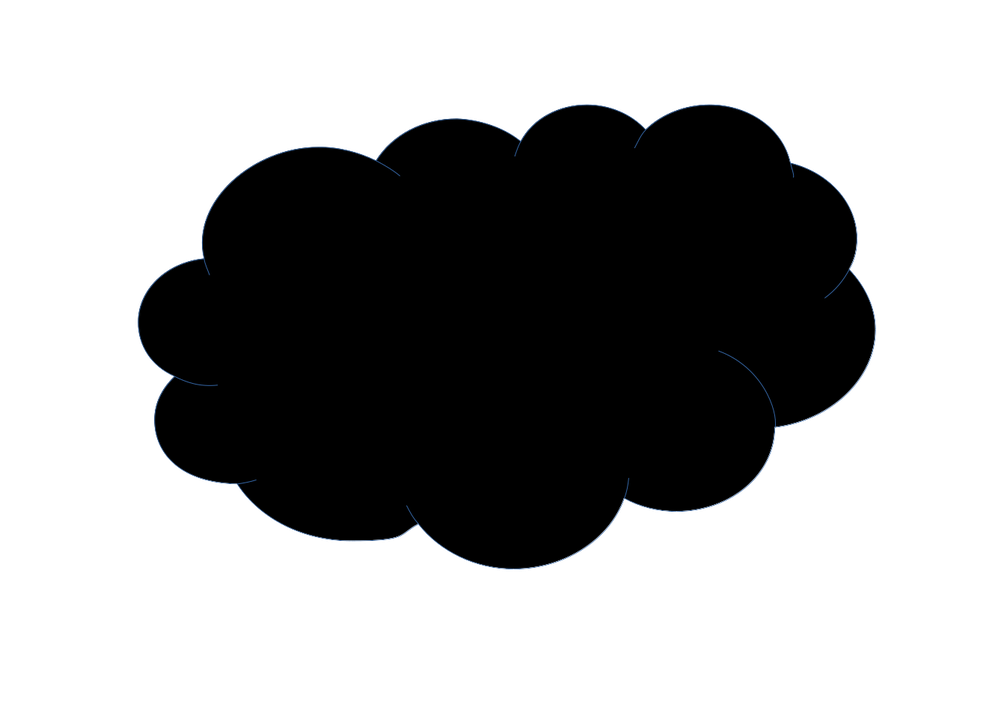
#> input picture notebooks/cloud.png, 998 x 707 px, shrunk from 1334 x 945 before the run
$ jupyter execute --allow-errors kaggle_projects.ipynb
#> lines starting #> are read from the running program, lines starting #| are printed output that depends on the picture
# *🚀 Kaggle Project Roadmap | End-to-End Data Science Workflow*

## *📌 Project Overview*

This notebook is part of my structured Kaggle learning roadmap, designed to build real-world data science competence through hands-on practice.

Instead of focusing purely on leaderboard rankings, the goal of this project is to:

- Perform structured Exploratory Data Analysis (EDA)
- Apply feature engineering techniques
- Train and evaluate machine learning models
- Analyze evaluation metrics properly
- Transform competition work into deployable applications

---

## *🎯 Objectives*

- Understand the dataset deeply
- Build a clean ML pipeline
- Compare multiple models
- Interpret results properly
- Prepare the project for GitHub & Hugging Face deployment

---

## *🛠 Workflow*

1. Data Loading
2. Exploratory Data Analysis
3. Data Cleaning & Preprocessing
4. Feature Engineering
5. Model Training
6. Model Evaluation
7. (Optional) Deployment Preparation

---

📌 This notebook is part of a growing portfolio of applied machine learning projects.

## _Load Libraries_

[cell 1]
import pandas as pd

## _Excel Columns_

[cell 2]
columns = [
    "ID",
    "Subject",
    "Difficulty Level",
    "Problem Type",
    "Overview",
    "Dataset",
    "Evaluation Metric",
    "Source Code",
    "Discussion",
    "Kaggle Notebook",
    "Hugging Face Demo",
    "GitHub Repository"
]

## _Create a Blank Excel File_

[cell 3]
df = pd.DataFrame(columns=columns)

[cell 4]
df.to_excel("kaggle_projects.xlsx", index=False)

[cell 5]
df

## _Add Competitions_

[cell 6]
new_row = {
    "ID": 1,
    "Subject": "Health | Diabetes prediction",
    "Difficulty Level": "Playground | Beginner",
    "Problem Type": "Binary Classification",
    "Overview": "Predicting the likelihood of a patient being diagnosed with diabetes.",
    "Dataset": "Tabular | 3 files | Train / Test | CSV",
    "Evaluation Metric": "ROC-AUC",
    "Source Code": "There are many notebooks",
    "Discussion": "There is an active discussion area",
    "Kaggle Notebook": '=HYPERLINK("https://www.kaggle.com/code/sevvalclalcebeciolu/diabetes-prediction-binary-classification/notebook","View Notebook")',
    "Hugging Face Demo": '=HYPERLINK("https://huggingface.co/spaces/sevvaliclal/DiabetesPredictionApp","Live Demo")',
    "GitHub Repository": '=HYPERLINK("https://github.com/sevvaliclalcebecioglu/DiabetesPrediction-BinaryClassification","Source Code")'
}

[cell 7]
new_row1 = {
    "ID": 2,
    "Subject": "Finance / Debt Forecast",
    "Difficulty Level": "Playground | Beginner",
    "Problem Type": "Binary Classification",
    "Overview": "Predict if a loan will be paid back using tabular data.",
    "Dataset": "Tabular | 3 files | Train / Test | CSV",
    "Evaluation Metric": "ROC-AUC",
    "Source Code": "There are many notebooks",
    "Discussion": "There is an active discussion area",
    "Kaggle Notebook": '=HYPERLINK("https://www.kaggle.com/code/sevvalclalcebeciolu/predicting-loan-payback-binary-classification/notebook","View Notebook")',
    "Hugging Face Demo": '=HYPERLINK("https://huggingface.co/spaces/sevvaliclal/PredictingLoanPayback","Live Demo")',
    "GitHub Repository": '=HYPERLINK("https://github.com/sevvaliclalcebecioglu/Loan-Repayment-Prediction","Source Code")'
}

[cell 8]
new_row2 = {
    "ID": 3,
    "Subject": "Personality / Behavior | Introvert vs Extrovert",
    "Difficulty Level": "Playground | Beginner",
    "Problem Type": "Binary Classification",
    "Overview": "Predict whether a person is introvert or extrovert from tabular personality/behavior data.",
    "Dataset": "Tabular | 3 files | Train / Test | CSV",
    "Evaluation Metric": "Accuracy-Score",
    "Source Code": "There are many notebooks",
    "Discussion": "There is an active discussion area",
    "Kaggle Notebook": '=HYPERLINK("https://www.kaggle.com/code/sevvalclalcebeciolu/predict-the-introverts-from-the-extroverts?scriptVersionId=297026117","View Notebook")',
    "Hugging Face Demo": '=HYPERLINK("https://huggingface.co/spaces/sevvaliclal/Predicttheintrovertsfromtheextroverts","Live Demo")',
    "GitHub Repository": '=HYPERLINK("https://github.com/sevvaliclalcebecioglu/Predict-the-Introverts-from-the-Extroverts","Source Code")'
}

[cell 9]
new_row3 = {
    "ID": 4,
    "Subject": "Weather | Rainfall Prediction",
    "Difficulty Level": "Playground | Beginner",
    "Problem Type": "Binary Classification",
    "Overview": "Predict rainfall for each day of the year.",
    "Dataset": "Tabular | 3 files | Train / Test | CSV",
    "Evaluation Metric": "Roc-Auc-Score",
    "Source Code": "There are many notebooks",
    "Discussion": "There is an active discussion area",
    "Kaggle Notebook": '=HYPERLINK("https://www.kaggle.com/code/sevvalclalcebeciolu/binary-prediction-with-a-rainfall-dataset?scriptVersionId=297023069","View Notebook")',
    "Hugging Face Demo": '=HYPERLINK("https://huggingface.co/spaces/sevvaliclal/BinaryPredictionwithaRainfallDataset","Live Demo")',
    "GitHub Repository": '=HYPERLINK("https://github.com/sevvaliclalcebecioglu/Binary-Prediction-with-a-Rainfall-Dataset","Source Code")'
}

[cell 10]
new_row4 = {
    "ID": 5,
    "Subject": "Traffic / Road Safety | Predicting Road Accident Risk",
    "Difficulty Level": "Playground | Beginner",
    "Problem Type": "Regression",
    "Overview": "Predicting accident risk scores from tabular road and environment data.",
    "Dataset": "Tabular | 3 files | Train / Test | CSV",
    "Evaluation Metric": "Mean-Squared-Error",
    "Source Code": "There are many notebooks",
    "Discussion": "There is an active discussion area",
    "Kaggle Notebook": '=HYPERLINK("https://www.kaggle.com/code/sevvalclalcebeciolu/accident-risk-prediction/notebook?scriptVersionId=297166189","View Notebook")',
    "Hugging Face Demo": '=HYPERLINK("https://huggingface.co/spaces/sevvaliclal/AccidentRiskPredictionApp","Live Demo")',
    "GitHub Repository": '=HYPERLINK("https://github.com/sevvaliclalcebecioglu/Accident-Risk-Prediction","Source Code")'
}

[cell 11]
new_row5 = {
    "ID": 6,
    "Subject": "Health / Fitness | Predict Calorie Expenditure",
    "Difficulty Level": "Playground | Beginner",
    "Problem Type": "Regression",
    "Overview": "Predict the number of calories burned using physiological and demographic data.",
    "Dataset": "Tabular | 3 files | Train / Test | CSV",
    "Evaluation Metric": "RMSLE",
    "Source Code": "There are many notebooks",
    "Discussion": "There is an active discussion area",
    "Kaggle Notebook": '=HYPERLINK("https://www.kaggle.com/code/sevvalclalcebeciolu/predict-calorie-expenditure/notebook?scriptVersionId=297194241","View Notebook")',
    "Hugging Face Demo": '=HYPERLINK("https://huggingface.co/spaces/sevvaliclal/CalorieBurnPredictor","Live Demo")',
    "GitHub Repository": '=HYPERLINK("https://github.com/sevvaliclalcebecioglu/Predict-Calorie-Expenditure","Source Code")'
}

[cell 12]
new_row6 = {
    "ID": 7,
    "Subject": "Podcast Listening Time Prediction",
    "Difficulty Level": "Playground | Beginner",
    "Problem Type": "Regression",
    "Overview": "Predict the listening time of podcast episodes using tabular features like episode metadata and length.",
    "Dataset": "Tabular | 3 files | Train / Test | CSV",
    "Evaluation Metric": "Mean-Squared-Error",
    "Source Code": "There are many notebooks",
    "Discussion": "There is an active discussion area",
    "Kaggle Notebook": '=HYPERLINK("https://www.kaggle.com/code/sevvalclalcebeciolu/podcast-listening-time-prediction/notebook?scriptVersionId=297204038","View Notebook")',
    "Hugging Face Demo": '=HYPERLINK("https://huggingface.co/spaces/sevvaliclal/PodcastListeningTimePredictor","Live Demo")',
    "GitHub Repository": '=HYPERLINK("https://github.com/sevvaliclalcebecioglu/Podcast-Listening-Time-Prediction","Source Code")'
}

[cell 13]
new_row7 = {
    "ID": 8,
    "Subject": "Generative AI | Text-to-SVG Image Generation",
    "Difficulty Level": "Advanced | Experimental",
    "Problem Type": "Text-to-Image",
    "Overview": "Given a text prompt describing an image, the task is to generate valid SVG code that visually represents the description as faithfully as possible using LLM-based or rule-based models.",
    "Dataset": "Text prompts (descriptions) | No traditional tabular dataset | Hidden test set",
    "Evaluation Metric": "Custom-Metric",
    "Source Code": "There are many notebooks",
    "Discussion": "There is an active discussion area",
    "Kaggle Notebook": '=HYPERLINK("https://www.kaggle.com/code/sevvalclalcebeciolu/drawing-with-llms-svg-image-generation/notebook?scriptVersionId=297487453","View Notebook")',
    "Hugging Face Demo": '=HYPERLINK("https://huggingface.co/spaces/sevvaliclal/AIPoweredSVGGeneration","Live Demo")',
    "GitHub Repository": '=HYPERLINK("https://github.com/sevvaliclalcebecioglu/LLM-to-SVG","Source Code")'
}

[cell 14]
new_row8 = {
    "ID": 9,
    "Subject": "Retail | Product Price Prediction",
    "Difficulty Level": "Playground | Beginner",
    "Problem Type": "Regression",
    "Overview": "Predict the price of backpacks based on various product attributes using tabular data.",
    "Dataset": "Tabular | 4 files | Train / Test | CSV",
    "Evaluation Metric": "Root-Mean-Squared-Error",
    "Source Code": "There are many notebooks",
    "Discussion": "There is an active discussion area",
    "Kaggle Notebook": '=HYPERLINK("https://www.kaggle.com/code/sevvalclalcebeciolu/backpack-price-prediction/notebook?scriptVersionId=297210599","View Notebook")',
    "Hugging Face Demo": '=HYPERLINK("https://huggingface.co/spaces/sevvaliclal/Backpack-Price-Predictor","Live Demo")',
    "GitHub Repository": '=HYPERLINK("https://github.com/sevvaliclalcebecioglu/Backpack-Price-Prediction-Kaggle-S5E2","Source Code")'
}

[cell 15]
new_row9 = {
    "ID": 10,
    "Subject": "Automotive | Used Car Price Prediction",
    "Difficulty Level": "Playground | Beginner",
    "Problem Type": "Regression",
    "Overview": "Predict the price of used cars based on various vehicle attributes using synthetic tabular data.",
    "Dataset": "Tabular | 3 files | Train / Test | CSV",
    "Evaluation Metric": "Root-Mean-Squared-Error",
    "Source Code": "There are many notebooks",
    "Discussion": "There is an active discussion area",
    "Kaggle Notebook": '=HYPERLINK("https://www.kaggle.com/code/sevvalclalcebeciolu/used-car-price-prediction?scriptVersionId=297214464","View Notebook")',
    "Hugging Face Demo": '=HYPERLINK("https://huggingface.co/spaces/sevvaliclal/UsedCarPricePredictor","Live Demo")',
    "GitHub Repository": '=HYPERLINK("https://github.com/sevvaliclalcebecioglu/Used-Car-Price-Prediction","Source Code")'
}

[cell 16]
new_row10 = {
    "ID": 11,
    "Subject": "Computer Vision | 3D Reconstruction | Image Matching",
    "Difficulty Level": "Advanced | Research-Level",
    "Problem Type": "3D Pose Estimation | Structure from Motion (SfM)",
    "Overview": "Reconstruct accurate 3D scenes by estimating camera poses from multiple 2D images captured across six challenging real-world domains such as phototourism, aerial imagery, nighttime scenes, and natural environments.",
    "Dataset": "Image datasets | Multiple domains | Real-world photographs",
    "Evaluation Metric": "Mean-Average-Accuracy",
    "Source Code": "There are many notebooks",
    "Discussion": "There is an active discussion area",
    "Kaggle Notebook": '=HYPERLINK("https://www.kaggle.com/code/sevvalclalcebeciolu/image-matching-challenge","View Notebook")',
    "Hugging Face Demo": '=HYPERLINK("https://huggingface.co/spaces/sevvaliclal/ImageMatchingChallenge","Live Demo")',
    "GitHub Repository": '=HYPERLINK("https://github.com/sevvaliclalcebecioglu/Image-Matching-Challenge","Source Code")'
}

[cell 17]
new_row11 = {
    "ID": 12,
    "Subject": "AI Sustainability | Energy & Emissions Estimation",
    "Difficulty Level": "Intermediate - Advanced",
    "Problem Type": "Retrieval-Augmented Generation (RAG) | QA | Information Extraction",
    "Overview": "Build a RAG system that answers sustainability-related questions about AI workloads using academic literature, with evidence-backed and citation-faithful outputs.",
    "Dataset": "Text-based",
    "Evaluation Metric": "Custom-WattBot-Score",
    "Source Code": "There are many notebooks",
    "Discussion": "There is an active discussion area",
    "Kaggle Notebook": '=HYPERLINK("https://www.kaggle.com/code/sevvalclalcebeciolu/wattbot-rag-system/notebook?scriptVersionId=297574920","View Notebook")',
    "Hugging Face Demo": '=HYPERLINK("https://huggingface.co/spaces/sevvaliclal/WattBotRAG","Live Demo")',
    "GitHub Repository": '=HYPERLINK("https://github.com/sevvaliclalcebecioglu/WattBot-RAG-System","Source Code")'
}

[cell 18]
new_row12 = {
    "ID": 13,
    "Subject": "Finance | Customer Churn Prediction",
    "Difficulty Level": "Playground | Beginner - Intermediate",
    "Problem Type": "Binary Classification",
    "Overview": "Predict whether a bank customer will continue using their account or close it (customer churn prediction).",
    "Dataset": "Tabular | 3 files | Train / Test | CSV",
    "Evaluation Metric": "ROC-AUC",
    "Source Code": "There are many notebooks",
    "Discussion": "There is an active discussion area",
    "Kaggle Notebook": '=HYPERLINK("https://www.kaggle.com/code/sevvalclalcebeciolu/binary-classification-with-a-bank-churn-dataset?scriptVersionId=297032539","View Notebook")',
    "Hugging Face Demo": '=HYPERLINK("https://huggingface.co/spaces/sevvaliclal/BinaryClassificationwithaBankChurnDataset","Live Demo")',
    "GitHub Repository": '=HYPERLINK("https://github.com/sevvaliclalcebecioglu/BinaryClassificationwithaBankChurnDataset","Source Code")'
}

[cell 19]
new_row13 = {
    "ID": 14,
    "Subject": "Machine Learning | Regression | Tabular Data",
    "Difficulty Level": "Advanced",
    "Problem Type": "Regression",
    "Overview": "Build a machine learning model to predict the total trip duration of taxi rides in New York City. The dataset includes pickup datetime, pickup & dropoff coordinates, passenger count, and other trip-related features. The evaluation metric is Root Mean Squared Logarithmic Error (RMSLE), which penalizes underestimation more than overestimation and is robust to large target values.",
    "Dataset": "Tabular",
    "Evaluation Metric": "RMSLE",
    "Source Code": "There are many notebooks",
    "Discussion": "There is an active discussion area",
    "Kaggle Notebook": '=HYPERLINK("https://www.kaggle.com/code/sevvalclalcebeciolu/new-york-city-taxi-trip-duration/notebook?scriptVersionId=297407072","View Notebook")',
    "Hugging Face Demo": '=HYPERLINK("https://huggingface.co/spaces/sevvaliclal/NYCTaxiTripDurationPredictionApp","Live Demo")',
    "GitHub Repository": '=HYPERLINK("https://github.com/sevvaliclalcebecioglu/nyc-taxi-trip-duration-regression","Source Code")'
}

[cell 20]
new_row14 = {
    "ID": 15,
    "Subject": "Computer Vision | Image Classification | Probability",
    "Difficulty Level": "Beginner",
    "Problem Type": "Binary Image Classification",
    "Overview": "Predict the outcome of a coin toss (heads or tails) from cropped photographs.",
    "Dataset": "Image Data | Train - Test",
    "Evaluation Metric": "ROC-AUC",
    "Source Code": "There are many notebooks",
    "Discussion": "There is an active discussion area",
    "Kaggle Notebook": '=HYPERLINK("https://www.kaggle.com/code/sevvalclalcebeciolu/coin-toss-image-classification-with-deep-learning/notebook?scriptVersionId=297331711","View Notebook")',
    "Hugging Face Demo": '=HYPERLINK("https://huggingface.co/spaces/sevvaliclal/HeadsorTailsPredictor","Live Demo")',
    "GitHub Repository": '=HYPERLINK("https://github.com/sevvaliclalcebecioglu/Heads-or-Tails","Source Code")'
}

[cell 21]
new_row15 = {
    "ID": 16,
    "Subject": "Computer Vision | Image Classification",
    "Difficulty Level": "Beginner",
    "Problem Type": "Binary Image Classification",
    "Overview": "Build a model that can distinguish between images of cats and dogs by predicting whether a given image contains a cat or a dog. This task emphasizes visual feature extraction and generalization to unseen images.",
    "Dataset": "Image Data | Train - Test",
    "Evaluation Metric": "Accuracy or similar classification metric on the hidden test set (standard for image classification)",
    "Source Code": "There are many notebooks",
    "Discussion": "no",
    "Kaggle Notebook": '=HYPERLINK("https://www.kaggle.com/code/sevvalclalcebeciolu/cat-vs-dog-image-classification/notebook?scriptVersionId=297343075","View Notebook")',
    "Hugging Face Demo": '=HYPERLINK("https://huggingface.co/spaces/sevvaliclal/CatvsDogClassifier","Live Demo")',
    "GitHub Repository": '=HYPERLINK("https://github.com/sevvaliclalcebecioglu/Cat-vs-Dog-Image-Classifier","Source Code")'
}

[cell 22]
new_row16 = {
    "ID": 17,
    "Subject": "Computer Vision | Image Classification | Multiclass",
    "Difficulty Level": "Beginner",
    "Problem Type": "Multiclass Image Classification",
    "Overview": "Build a model to classify street food images into distinct food categories using a curated dataset of everyday dish photographs.",
    "Dataset": "Image Data | Train - Test",
    "Evaluation Metric": "Accuracy-Score",
    "Source Code": "There are many notebooks",
    "Discussion": "no",
    "Kaggle Notebook": '=HYPERLINK("https://www.kaggle.com/code/sevvalclalcebeciolu/street-food-image-classification-with-tl/notebook?scriptVersionId=297345220","View Notebook")',
    "Hugging Face Demo": '=HYPERLINK("https://huggingface.co/spaces/sevvaliclal/StreetFoodClassifier","Live Demo")',
    "GitHub Repository": '=HYPERLINK("https://github.com/sevvaliclalcebecioglu/street-food-image-classification","Source Code")'
}

[cell 23]
new_row17 = {
    "ID": 18,
    "Subject": "Health | Animals",
    "Difficulty Level": "Beginner",
    "Problem Type": "Multiclass Classification",
    "Overview": "Predict health outcomes or survival labels using a synthetic dataset generated from a deep learning model trained on a portion of the Horse Survival dataset. The synthetic nature allows exploration of differences between the original and generated distributions.",
    "Dataset": "Tabular | 3 files | Train / Test | CSV",
    "Evaluation Metric": "Micro-averaged F1-Score",
    "Source Code": "There are many notebooks",
    "Discussion": "There is an active discussion area",
    "Kaggle Notebook": '=HYPERLINK("https://www.kaggle.com/code/sevvalclalcebeciolu/horse-health-outcome-prediction/notebook?scriptVersionId=297153010","View Notebook")',
    "Hugging Face Demo": '=HYPERLINK("https://huggingface.co/spaces/sevvaliclal/HorseHealthOutcomePredictionApp","Live Demo")',
    "GitHub Repository": '=HYPERLINK("https://github.com/sevvaliclalcebecioglu/Horse-Health-Outcome-Prediction","Source Code")'
}

[cell 24]
new_row18 = {
    "ID": 19,
    "Subject": "Computer Vision | Image Classification | TPU Acceleration",
    "Difficulty Level": "Beginner - Intermediate (Intro to TPUs)",
    "Problem Type": "Multiclass Image Classification",
    "Overview": "Build a deep learning model to classify images of flowers into one of many species. This competition is designed to help participants learn how to use Tensor Processing Units (TPUs) for efficient training of large image classification models.",
    "Dataset": "Image Data | Train - Validation - Test",
    "Evaluation Metric": "F-Score",
    "Source Code": "There are many notebooks",
    "Discussion": "There is an active discussion area",
    "Kaggle Notebook": '=HYPERLINK("https://www.kaggle.com/code/sevvalclalcebeciolu/flower-classification/notebook?scriptVersionId=297349484","View Notebook")',
    "Hugging Face Demo": '=HYPERLINK("https://huggingface.co/spaces/sevvaliclal/FlowerClassifier","Live Demo")',
    "GitHub Repository": '=HYPERLINK("https://github.com/sevvaliclalcebecioglu/Flower-Classification","Source Code")'
}

[cell 25]
new_row19 = {
    "ID": 20,
    "Subject": "Machine Learning | Tabular Data Regression",
    "Difficulty Level": "Beginner - Intermediate",
    "Problem Type": "Regression",
    "Overview": "Build regression models to predict the age of crabs using their physical attributes. This is a supervised learning problem focused on tabular feature engineering and model optimization.",
    "Dataset": "Tabular Data | Train - Test",
    "Evaluation Metric": "Mean-Absolute-Error",
    "Source Code": "There are many notebooks",
    "Discussion": "There is an active discussion area",
    "Kaggle Notebook": '=HYPERLINK("https://www.kaggle.com/code/sevvalclalcebeciolu/regression-with-a-crab-age-dataset/notebook?scriptVersionId=297398599","View Notebook")',
    "Hugging Face Demo": '=HYPERLINK("https://huggingface.co/spaces/sevvaliclal/CrabAgePredictionApp","Live Demo")',
    "GitHub Repository": '=HYPERLINK("https://github.com/sevvaliclalcebecioglu/crab-age-regression","Source Code")'
}

[cell 26]
df = pd.concat(
    [
        df,
        pd.DataFrame([
            new_row,
            new_row1,
            new_row2,
            new_row3,
            new_row4,
            new_row5,
            new_row6,
            new_row7,
            new_row8,
            new_row9,
            new_row10,
            new_row11,
            new_row12,
            new_row13,
            new_row14,
            new_row15,
            new_row16,
            new_row17,
            new_row18,
            new_row19
        ])
    ],
    ignore_index=True
)

[cell 27]
df

[cell 28]
df.to_excel("kaggle_projects.xlsx", index=False)

## *Import*

[cell 29]
import pandas as pd
import matplotlib.pyplot as plt
import seaborn as sns
from wordcloud import WordCloud
import neattext.functions as nfx

## *Eda*

[cell 30]
df.shape

[cell 31]
df.info()

[cell 32]
df.isnull().sum()

## *Data Visualization*

[cell 33]
plt.figure()
df["Problem Type"].value_counts().plot(kind="bar")
plt.title("Problem Type Distribution")
plt.xticks(rotation=90)
plt.show()
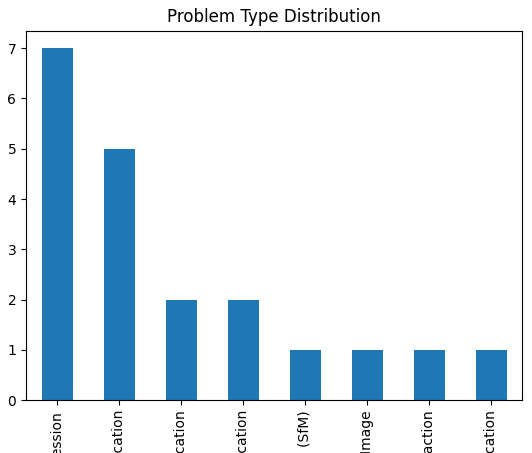
#> figure drawn by matplotlib, 1 panel; tallest bar 7 high, from x = -0.25 to 0.25

## *NLP – Text Cleaning (Overview)*

[cell 34]
df["clean_overview"] = df["Overview"].astype(str)

#> (a cell that did not finish here is left out)

#> (a cell that did not finish here is left out)

#> (a cell that did not finish here is left out)

## *Word Count Distribution*

[cell 38]
df["word_count"] = df["clean_overview"].apply(lambda x: len(x.split()))

plt.figure()
sns.histplot(df["word_count"])
plt.title("Word Count Distribution")
plt.show()
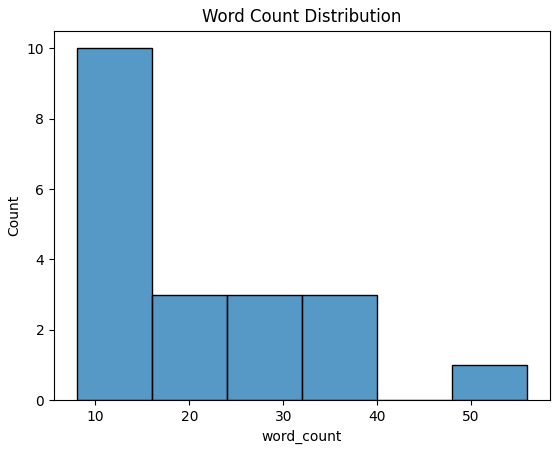
#> figure drawn by matplotlib, 1 panel; tallest bar 10 high, from x = 8 to 16

## *WordCloud Visualization*

[cell 39]
from wordcloud import WordCloud
import matplotlib.pyplot as plt
import numpy as np
from PIL import Image

[cell 40]
mask = np.array(Image.open("cloud.png"))
#> mask is the input picture: shape (707, 998, 4); mean R, G, B, A 0.8, 1.1, 1.4, 92.9
